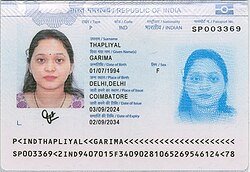
#> input picture ID_DOCUMENT_DATASET/India/Indianpassportbiopage2025.jpg, 250 x 172 px
$ python -i submit_dataset_screenings.py   (imports and definitions only)
#> lines starting #> are read from the running program, lines starting #| are printed output that depends on the picture
#!/usr/bin/env python3
"""
Submit every document in ID_DOCUMENT_DATASET as a real test screening
with the actual image uploaded as evidence.  Uses the real backend API
so results appear on both the Android app (via sync) and the web dashboard.
"""
import io
import sys
import time
from pathlib import Path

import requests
from PIL import Image

BASE_URL = "http://localhost:8000"
DATASET = Path("/home/bharti/ID_DOCUMENT_DATASET")

# ── Auth ──────────────────────────────────────────────────────────────────────

# [4 lines left out: function login, not called in this run]

# ── Helpers ───────────────────────────────────────────────────────────────────

OFFICERS = [
    "attari_officer", "petrapole_officer", "raxaul_officer",
    "jaigaon_officer", "phuentsholing_officer", "gelephu_officer",
    "samdrup_officer", "officer1",
]

# [6 lines left out: function to_jpeg_bytes, not called in this run]


def crop_face_region(path: Path) -> bytes | None:
    """Crop a face-like region from a document image for use as selfie.
    Uses simple heuristics: for passport/ID cards, the face photo is
    typically in the left ~35% and top ~65% of the image."""
    try:
        img = Image.open(path).convert("RGB")
#> img is the input picture: PIL image 250x172 RGB; mean R, G, B 197.2, 202.5, 210.6
        w, h = img.size
#> w = 250; h = 172
        if w < 100 or h < 100:
            return None
        # Try upper-left quadrant (most ID cards have face there)
        face_crop = img.crop((0, int(h * 0.05), int(w * 0.4), int(h * 0.65)))
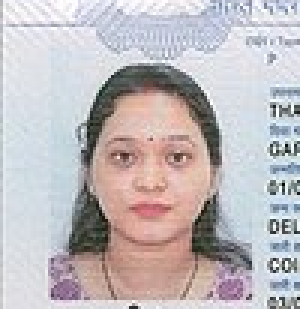
#> face_crop: PIL image 100x103 RGB (shown 3 times larger); mean R, G, B 192.3, 186.1, 188.9
        # Resize to a reasonable selfie size
        face_crop = face_crop.resize((300, 400), Image.LANCZOS)
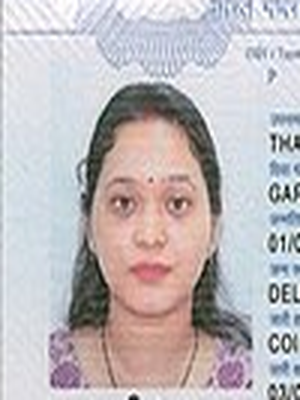
#> face_crop: PIL image 300x400 RGB; mean R, G, B 192.3, 186, 188.8
        buf = io.BytesIO()
        face_crop.save(buf, format="JPEG", quality=85)
        return buf.getvalue()
    except Exception:
        return None


# [59 lines left out: functions screen, upload_image, submit_case, not called in this run]


# ── Document catalogue ────────────────────────────────────────────────────────
# Each entry: (label, doc_type, nationality, name, doc_number, dob, expiry,
#              image_path, back_path, extra_fields, has_face)

DOCS = [
    # ── INDIA PASSPORTS ───────────────────────────────────────────────────────
    (
        "India Passport — Garima Thapliyal (valid)",
        "passport", "IN", "Thaplival Garima", "SP003369",
        "01/07/1994", "03/09/2024",
        DATASET / "Indianpassportbiopage2025.jpg", None,
        {"mrz_line1": "P<INDTHAPLIYAL<<GARIMA<<<<<<<<<<<<<<<<<<<<<<<",
         "mrz_line2": "SP0033692IND9407012F3409221034028106959464124248",
         "gender": "F", "place_of_birth": "Coimbatore"},
        True,
    ),
    (
        "India Passport — Sita Maha Lakshmi (EXPIRED)",
        "passport", "IN", "Ramadugula Sita Maha Lakshmi", "J8369854",
        "23/09/1959", "10/10/2021",
        DATASET / "images (3).jpeg", None,
        {"mrz_line1": "P<INDRAMADUGULA<<SITA<MAHA<LAKSHMI<<<<<<<<<<",
         "mrz_line2": "J83698544IND5909234F2110101<<<<<<<<<<<<<<<<<<8",
         "gender": "F", "place_of_birth": "Gundugolanu", "place_of_issue": "Hyderabad"},
        True,
    ),

    # ── BHUTAN PASSPORTS ──────────────────────────────────────────────────────
    (
        "Bhutan Passport — Sonam Dema (valid)",
        "passport", "BT", "Sonam Dema", "G000000",
        "02/04/1991", "10/12/2027",
        DATASET / "images (11).jpeg", None,
        {"citizenship_id": "10701000736", "gender": "F",
         "place_of_birth": "Thimphu",
         "mrz_line1": "P<BTNDEMA<<SONAM<<<<<<<<<<<<<<<<<<<<<<<<<<<<<",
         "mrz_line2": "G000000<<2BTN9104026F2712103107010007366<<<30"},
        True,
    ),
    (
        "Bhutan Passport — Sonam Younten (EXPIRED)",
        "passport", "BT", "Sonam Younten", "G030178",
        "14/03/1987", "27/04/2016",
        DATASET / "visa-requirement.jpeg", None,
        {"citizenship_id": "10503000118", "gender": "M",
         "place_of_birth": "Thimphu",
         "mrz_line1": "P<BTNYOUNTEN<<SONAM<<<<<<<<<<<<<<<<<<<<<<<<<<<",
         "mrz_line2": "G030178<<1BTN8703145M1604276105030000118<<<<36"},
        True,
    ),

    # ── INDIA VISAS ───────────────────────────────────────────────────────────
    (
        "India e-Visa ETA — Spanish tourist (EXPIRED)",
        "visa", "ES", "Traveler Spain", "ETA-ESP-2019-4756",
        None, "29/10/2019",
        DATASET / "01.jpg", None,
        {"visa_type": "e-Tourist", "issuing_country": "IN"},
        True,
    ),
    (
        "India Business Visa stamp — EXPIRED 2018",
        "visa", "IN", "Traveler Romania", "9013E3F81",
        None, "20/11/2018",
        DATASET / "02.jpg", None,
        {"visa_type": "Business", "issuing_country": "IN"},
        False,
    ),
    (
        "India Tourist Visa — AF713645 (BLACKLISTED)",
        "visa", "IN", "Demo India Visa Holder", "AF713645",
        None, "22/02/2009",
        DATASET / "05.jpg", None,
        {"visa_type": "Tourist", "issued_at": "Munich"},
        False,
    ),

    # ── NEPAL VISAS ───────────────────────────────────────────────────────────
    (
        "Nepal Visa On Arrival — T220281095 (EXPIRED)",
        "visa", "NP", "Demo Nepal Visa 2022", "T220281095",
        None, "24/10/2022",
        DATASET / "01_Nepal_Visa_On_Arrival.png", None,
        {"issuing_post": "TIA", "visa_plan": "MRE"},
        False,
    ),
    (
        "Nepal 15-Day Entry Visa — EXPIRED Dec 2020",
        "visa", "NP", "Traveler Nepal 2020", "NP-VIS-2020-001",
        None, "25/12/2020",
        DATASET / "02_Nepal_Entry_Visa.png", None,
        {"issuing_post": "TIA", "duration": "15 days"},
        False,
    ),
    (
        "Nepal Tourist Visa — T220078908 (EXPIRED Apr 2022)",
        "visa", "NP", "Traveler TIA April 2022", "T220078908",
        None, "25/04/2022",
        DATASET / "nepal-visa.jpg", None,
        {"issuing_post": "TIA", "visa_plan": "MRE"},
        False,
    ),
    (
        "Nepal Tourist Visa — T230070868 (EXPIRED May 2023)",
        "visa", "NP", "Traveler TIA Feb 2023", "T230070868",
        None, "16/05/2023",
        DATASET / "nepal-visa.jpg", None,
        {"issuing_post": "TIA", "duration": "90 days"},
        False,
    ),
    (
        "Nepal Tourist Visa — T246414719 (EXPIRED Nov 2024)",
        "visa", "NP", "Demo Nepal Visa Oct 2024", "T246414719",
        None, "09/11/2024",
        DATASET / "images (7).jpeg", None,
        {"passport_number": "YB3773974", "issuing_post": "TIA"},
        False,
    ),
    (
        "Nepal Tourist Visa — T24013 (EXPIRED Mar 2024)",
        "visa", "NP", "Demo Nepal Visa Mar 2024", "T24013",
        None, "30/03/2024",
        DATASET / "images (8).jpeg", None,
        {"issuing_post": "TIA", "duration": "30 days"},
        False,
    ),
    (
        "Nepal 15-Day Visa — Singapore issued 2018 (EXPIRED)",
        "visa", "SG", "M.M. Fatli", "NP-VIS-2018-SIN",
        None, "11/09/2018",
        DATASET / "images (9).jpeg", None,
        {"passport_number": "EE859995B", "issued_at": "Singapore"},
        False,
    ),
    (
        "Nepal Tourist Visa Washington DC — SUSPICIOUS (passport no 123456789)",
        "visa", "NP", "Traveler Washington DC 2007", "NP-VIS-2007-DC",
        None, "31/12/2007",
        DATASET / "Nepal-visa.jpg", None,
        {"passport_number": "123456789", "issued_at": "Washington DC"},
        False,
    ),

    # ── INDIA DRIVING LICENCES ────────────────────────────────────────────────
    (
        "India DL — Telangana — Upendram D Muthaiah",
        "driving_licence", "IN", "Upendram D Muthaiah", "TS00420140004496",
        None, "03/10/2029",
        DATASET / "dl_1.jpeg", None,
        {"state": "Telangana", "issued_on": "04/10/2019",
         "address": "HNO 7-1-83, Ricob Bazar, Khammam 507001"},
        True,
    ),
    (
        "India DL — Gujarat — Chetan Chauhan (EXPIRED)",
        "driving_licence", "IN", "Chetan Chauhan", "GJ0519940112841",
        "02/01/1974", "01/01/2024",
        DATASET / "dl_10.jpg", None,
        {"state": "Gujarat", "father_name": "Manharbhai",
         "address": "28 Parixit Society, Nr Jamna Nagar, Surat 395007"},
        True,
    ),
    (
        "India DL — Maharashtra — Suryakant Birajdar (EXPIRED)",
        "driving_licence", "IN", "Suryakant Birajdar", "MH1320070019358",
        "01/06/1977", "06/12/2016",
        DATASET / "dl_13.jpg", None,
        {"state": "Maharashtra", "address": "A/P Nimbargi, South Solapur"},
        True,
    ),
    (
        "India DL — Chhattisgarh — Kantlal Paikra (valid)",
        "driving_licence", "IN", "Kantlal Paikra", "CG1020170008007",
        "10/04/1987", "21/08/2037",
        DATASET / "dl_14.jpg", None,
        {"state": "Chhattisgarh", "issued_on": "22/08/2017",
         "father_name": "Ramphal Singh Paikra",
         "address": "Vill Bargawan Majhgawan, Dist Bilaspur C.G."},
        True,
    ),
    (
        "India DL — Tamil Nadu — Anuradha P (valid)",
        "driving_licence", "IN", "Anuradha P", "TN9920190000999",
        "13/12/1977", "12/12/2027",
        DATASET / "dl_18.jpg", None,
        {"state": "Tamil Nadu", "issued_on": "22/02/2019",
         "father_name": "Parthiban G"},
        True,
    ),
    (
        "India DL — Rajasthan old-style booklet (no details)",
        "driving_licence", "IN", "DL Holder Rajasthan", "RJ-OLD-1939-001",
        None, None,
        DATASET / "06.webp", None,
        {"state": "Rajasthan"},
        False,
    ),
    (
        "India DL — Kerala old-style (synthetic)",
        "driving_licence", "IN", "DL Holder Kerala", "KL-DL-SAMPLE-001",
        None, None,
        DATASET / "10.webp", None,
        {"state": "Kerala"},
        True,
    ),

    # ── BHUTAN DRIVING LICENCES ───────────────────────────────────────────────
    (
        "Bhutan DL — Amir Rai, Sarpang (valid)",
        "driving_licence", "BT", "Amir Rai", "G-18638",
        "25/04/2000", "19/08/2029",
        DATASET / "images (1).jpeg", None,
        {"cid": "11301001552", "district": "Sarpang"},
        True,
    ),
    (
        "Bhutan DL — Karma Dendup, Monggar (valid)",
        "driving_licence", "BT", "Karma Dendup", "T-6101",
        "01/01/1974", "06/01/2029",
        DATASET / "images (5).jpeg", None,
        {"cid": "10702001841", "district": "Monggar"},
        True,
    ),

    # ── BHUTAN NATIONAL ID (CID) ──────────────────────────────────────────────
    (
        "Bhutan Citizenship Card — Phuntsho Tashi (valid)",
        "national_id", "BT", "Phuntsho Tashi", "10712002883",
        "26/12/2000", None,
        DATASET / "images (6).jpeg", None,
        {"gender": "Male"},
        True,
    ),
    (
        "Bhutan Citizenship Card — Dawa Lhamo Sherpa (valid)",
        "national_id", "BT", "Dawa Lhamo Sherpa", "10701998042",
        "14/04/1998", None,
        DATASET / "images (10).jpeg", None,
        {"gender": "Female"},
        True,
    ),

    # ── NEPAL NATIONAL ID ─────────────────────────────────────────────────────
    (
        "Nepal NID — synthetic demo card",
        "national_id", "NP", "Nepal Citizen FEY1", "02200711",
        "20/01/2001", None,
        DATASET / "images.jpeg", None,
        {"citizenship_certificate": "22276922001"},
        True,
    ),
    (
        "Nepal Citizenship Certificate — Pushpa Kamal Dahal",
        "national_id", "NP", "Pushpa Kamal Dahal", "16378-256",
        "11/09/1954", None,
        DATASET / "images (4).jpeg", None,
        {"district": "Chitwan", "father_name": "Ghanshyam Dahal"},
        True,
    ),

    # ── NON-RESIDENT NEPALI ID — BLACKLISTED ──────────────────────────────────
    (
        "NRN Identity Card — KATH-B/1 (BLACKLISTED)",
        "national_id", "NP", "Dev Man Hirachan", "KATH-B/1",
        None, "10/02/2012",
        DATASET / "images (2).jpeg", None,
        {"country_of_residence": "Japan", "citizenship_no": "5467",
         "issuing_authority": "Ministry of Foreign Affairs Kathmandu"},
        True,
    ),
]


# [57 lines left out: function run, not called in this run]


# [2 lines not run here, left out]

>>> result = crop_face_region('../ID_DOCUMENT_DATASET/India/Indianpassportbiopage2025.jpg')
